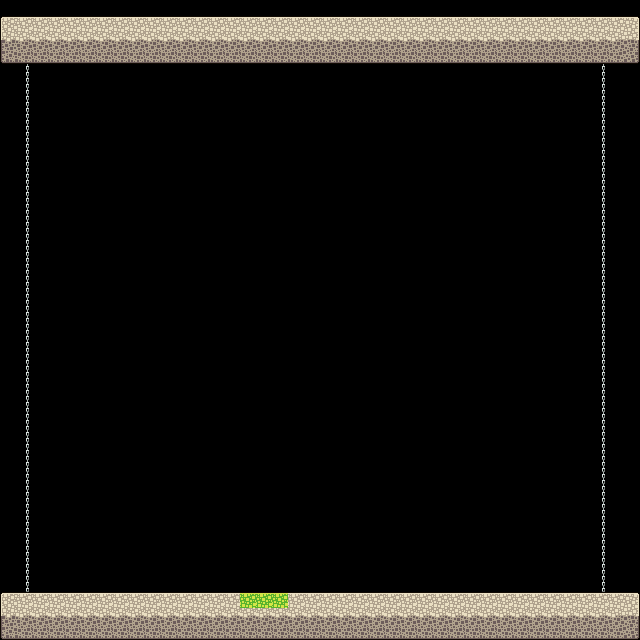

Rendered tile map (Tiled .tmx) drawn with the repository's tilesets; below, a short description and the map source with its tile grids summarised:
An orthogonal 40x40 tile map with 16x16 px tiles, 1 tile layer (Ground), 2 tilesets and 141 objects (140x Flying, Start).

<map version="1.9" tiledversion="1.9.2" orientation="orthogonal" renderorder="right-down" width="40" height="40" tilewidth="16" tileheight="16" infinite="0" nextlayerid="5" nextobjectid="142">
 <tileset firstgid="1" source="../gfx/tilesets/terrain_lightning.tsx" />
 <tileset firstgid="281" source="../gfx/tilesets/terrain_objects.tsx" />
 <layer id="1" name="Ground" width="40" height="40">
  <data>[1600 cells, 306 non-empty, 13 distinct tile ids]</data>
 </layer>
 <objectgroup id="2" name="Enemies">
  <object id="1" name="Flying1" type="Flying" x="226.5" y="230">
   <point />
  </object>
  <object id="2" name="Flying1" type="Flying" x="299.5" y="272">
   <point />
  </object>
  <object id="3" name="Flying1" type="Flying" x="205.5" y="322">
   <point />
  </object>
  <object id="4" name="Flying1" type="Flying" x="435" y="332.5">
   <point />
  </object>
  <object id="5" name="Flying1" type="Flying" x="408" y="233.5">
   <point />
  </object>
  <object id="6" name="Flying1" type="Flying" x="355.5" y="375.5">
   <point />
  </object>
  <object id="7" name="Flying1" type="Flying" x="340.5" y="188">
   <point />
  </object>
  <object id="8" name="Flying1" type="Flying" x="109" y="124.5">
   <point />
  </object>
  <object id="9" name="Flying1" type="Flying" x="228.5" y="129.5">
   <point />
  </object>
  <object id="10" name="Flying1" type="Flying" x="120.5" y="224">
   <point />
  </object>
  <object id="11" name="Flying1" type="Flying" x="132.5" y="362">
   <point />
  </object>
  <object id="12" name="Flying1" type="Flying" x="210" y="430.5">
   <point />
  </object>
  <object id="13" name="Flying1" type="Flying" x="304.5" y="446.5">
   <point />
  </object>
  <object id="14" name="Flying1" type="Flying" x="150.5" y="502.5">
   <point />
  </object>
  <object id="15" name="Flying1" type="Flying" x="260.5" y="516">
   <point />
  </object>
  <object id="16" name="Flying1" type="Flying" x="396" y="489">
   <point />
  </object>
  <object id="17" name="Flying1" type="Flying" x="471" y="407">
   <point />
  </object>
  <object id="18" name="Flying1" type="Flying" x="531" y="348.5">
   <point />
  </object>
  <object id="19" name="Flying1" type="Flying" x="523" y="229">
   <point />
  </object>
  <object id="20" name="Flying1" type="Flying" x="469.5" y="131.5">
   <point />
  </object>
  <object id="21" name="Flying1" type="Flying" x="266" y="267.5">
   <point />
  </object>
  <object id="22" name="Flying1" type="Flying" x="339" y="309.5">
   <point />
  </object>
  <object id="23" name="Flying1" type="Flying" x="245" y="359.5">
   <point />
  </object>
  <object id="24" name="Flying1" type="Flying" x="474.5" y="370">
   <point />
  </object>
  <object id="25" name="Flying1" type="Flying" x="447.5" y="271">
   <point />
  </object>
  <object id="26" name="Flying1" type="Flying" x="395" y="413">
   <point />
  </object>
  <object id="27" name="Flying1" type="Flying" x="380" y="225.5">
   <point />
  </object>
  <object id="28" name="Flying1" type="Flying" x="148.5" y="162">
   <point />
  </object>
  <object id="29" name="Flying1" type="Flying" x="268" y="167">
   <point />
  </object>
  <object id="30" name="Flying1" type="Flying" x="160" y="261.5">
   <point />
  </object>
  <object id="31" name="Flying1" type="Flying" x="172" y="399.5">
   <point />
  </object>
  <object id="32" name="Flying1" type="Flying" x="249.5" y="468">
   <point />
  </object>
  <object id="33" name="Flying1" type="Flying" x="344" y="484">
   <point />
  </object>
  <object id="34" name="Flying1" type="Flying" x="190" y="540">
   <point />
  </object>
  <object id="35" name="Flying1" type="Flying" x="300" y="553.5">
   <point />
  </object>
  <object id="36" name="Flying1" type="Flying" x="435.5" y="526.5">
   <point />
  </object>
  <object id="37" name="Flying1" type="Flying" x="510.5" y="444.5">
   <point />
  </object>
  <object id="38" name="Flying1" type="Flying" x="570.5" y="386">
   <point />
  </object>
  <object id="39" name="Flying1" type="Flying" x="562.5" y="266.5">
   <point />
  </object>
  <object id="40" name="Flying1" type="Flying" x="509" y="169">
   <point />
  </object>
  <object id="41" name="Flying1" type="Flying" x="203" y="279.5">
   <point />
  </object>
  <object id="42" name="Flying1" type="Flying" x="276" y="321.5">
   <point />
  </object>
  <object id="43" name="Flying1" type="Flying" x="182" y="371.5">
   <point />
  </object>
  <object id="44" name="Flying1" type="Flying" x="411.5" y="382">
   <point />
  </object>
  <object id="45" name="Flying1" type="Flying" x="384.5" y="283">
   <point />
  </object>
  <object id="46" name="Flying1" type="Flying" x="332" y="425">
   <point />
  </object>
  <object id="47" name="Flying1" type="Flying" x="317" y="237.5">
   <point />
  </object>
  <object id="48" name="Flying1" type="Flying" x="85.5" y="174">
   <point />
  </object>
  <object id="49" name="Flying1" type="Flying" x="205" y="179">
   <point />
  </object>
  <object id="50" name="Flying1" type="Flying" x="97" y="273.5">
   <point />
  </object>
  <object id="51" name="Flying1" type="Flying" x="109" y="411.5">
   <point />
  </object>
  <object id="52" name="Flying1" type="Flying" x="186.5" y="480">
   <point />
  </object>
  <object id="53" name="Flying1" type="Flying" x="281" y="496">
   <point />
  </object>
  <object id="54" name="Flying1" type="Flying" x="127" y="552">
   <point />
  </object>
  <object id="55" name="Flying1" type="Flying" x="237" y="565.5">
   <point />
  </object>
  <object id="56" name="Flying1" type="Flying" x="372.5" y="538.5">
   <point />
  </object>
  <object id="57" name="Flying1" type="Flying" x="447.5" y="456.5">
   <point />
  </object>
  <object id="58" name="Flying1" type="Flying" x="507.5" y="398">
   <point />
  </object>
  <object id="59" name="Flying1" type="Flying" x="499.5" y="278.5">
   <point />
  </object>
  <object id="60" name="Flying1" type="Flying" x="446" y="181">
   <point />
  </object>
  <object id="61" name="Flying1" type="Flying" x="302" y="236.5">
   <point />
  </object>
  <object id="62" name="Flying1" type="Flying" x="375" y="278.5">
   <point />
  </object>
  <object id="63" name="Flying1" type="Flying" x="281" y="328.5">
   <point />
  </object>
  <object id="64" name="Flying1" type="Flying" x="510.5" y="339">
   <point />
  </object>
  <object id="65" name="Flying1" type="Flying" x="483.5" y="240">
   <point />
  </object>
  <object id="66" name="Flying1" type="Flying" x="431" y="382">
   <point />
  </object>
  <object id="67" name="Flying1" type="Flying" x="416" y="194.5">
   <point />
  </object>
  <object id="68" name="Flying1" type="Flying" x="184.5" y="131">
   <point />
  </object>
  <object id="69" name="Flying1" type="Flying" x="304" y="136">
   <point />
  </object>
  <object id="70" name="Flying1" type="Flying" x="196" y="230.5">
   <point />
  </object>
  <object id="71" name="Flying1" type="Flying" x="208" y="368.5">
   <point />
  </object>
  <object id="72" name="Flying1" type="Flying" x="285.5" y="437">
   <point />
  </object>
  <object id="73" name="Flying1" type="Flying" x="380" y="453">
   <point />
  </object>
  <object id="74" name="Flying1" type="Flying" x="226" y="509">
   <point />
  </object>
  <object id="75" name="Flying1" type="Flying" x="336" y="522.5">
   <point />
  </object>
  <object id="76" name="Flying1" type="Flying" x="471.5" y="495.5">
   <point />
  </object>
  <object id="77" name="Flying1" type="Flying" x="546.5" y="413.5">
   <point />
  </object>
  <object id="78" name="Flying1" type="Flying" x="578.318" y="320.455">
   <point />
  </object>
  </objectgroup>
 <objectgroup id="3" name="Player">
  <!-- 1 objects omitted --></objectgroup>
 <objectgroup id="4" name="Interactables" />
</map>
<!-- 63 of 141 objects omitted -->
